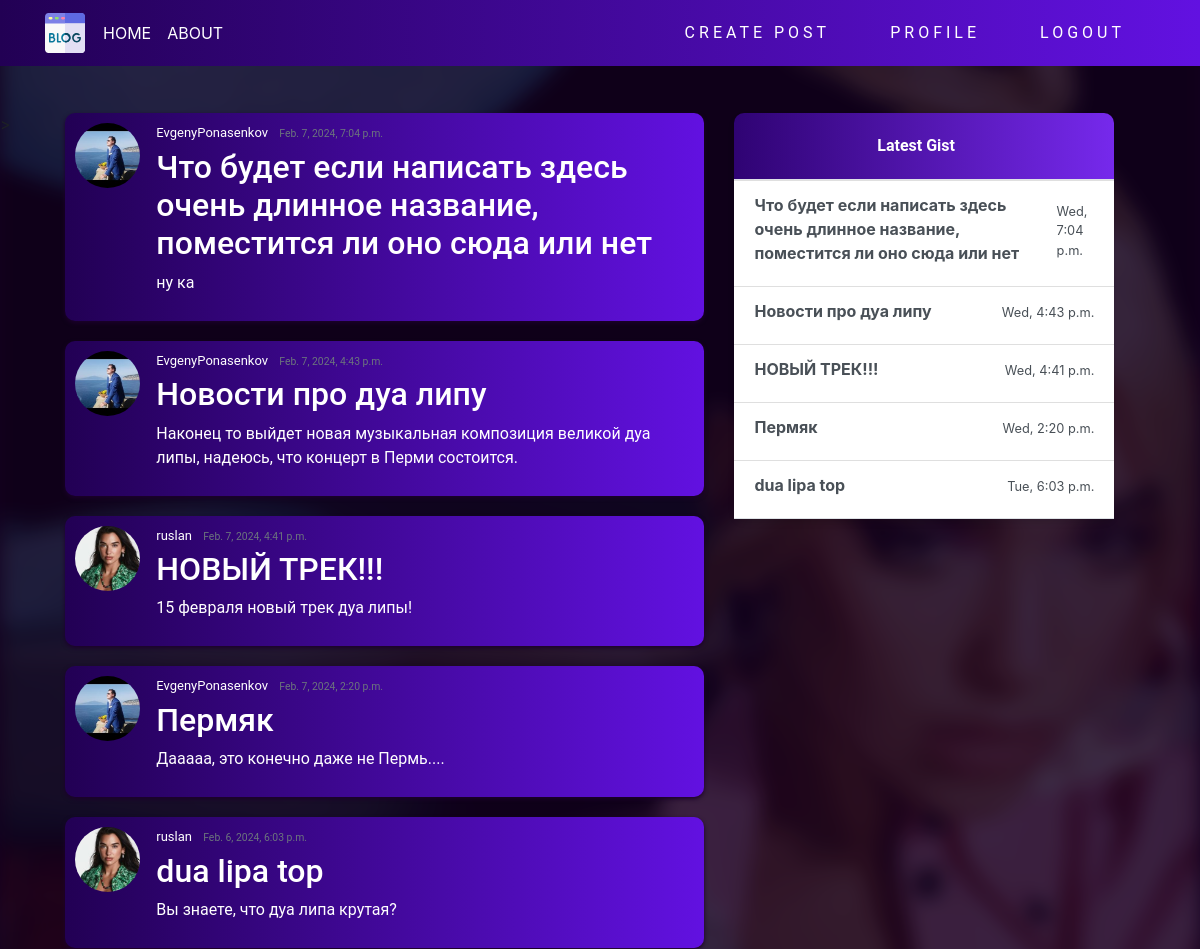
Before: / (signed in, upper part) with the older database file.
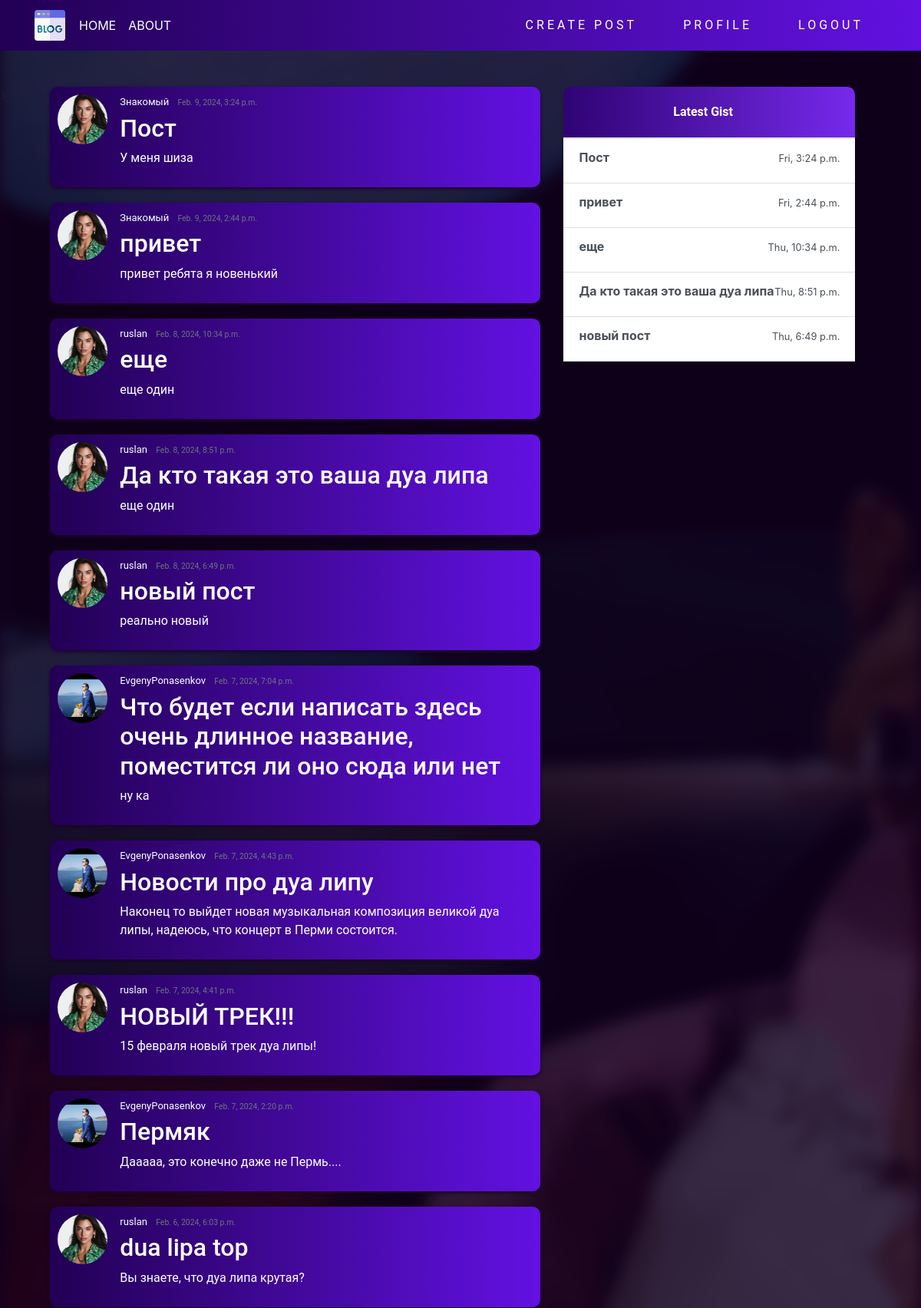
After: the same page with the newer database file.
### blog/models.py (models this page shows, shortened)
class Post(models.Model):
    title = models.CharField(max_length=30)
    content = models.TextField(max_length=1000)
    date_posted = models.DateTimeField(default=timezone.now)
    author = models.ForeignKey(User, on_delete=models.CASCADE)

### users/models.py (models this page shows, shortened)
class Profile(models.Model):
    user = models.OneToOneField(User, on_delete=models.CASCADE)
    image = models.ImageField(default='default.jpg', upload_to='profile_pics')

### blog/views.py (the view)
# urls.py: path('', PostListView.as_view(), name="blog-home"),
class PostListView(LoginRequiredMixin, ListView):
    model = Post
    template_name = 'blog/home.html'
    context_object_name = 'posts'
    ordering = ["-date_posted"]

### blog/templates/blog/home.html (shortened to what this page needs)
{% extends 'blog/base.html' %}
{% block content %}
<div class="container">
    <div class="row">
        <div class="col-md-11">
            {% for post in posts %}
                <article id="post_{{ post.pk }}" class="media content-section">
                    <img class="rounded-circle article-img" src="{{ post.author.profile.image.url }}" alt="">
                    <div class="media-body">
                        <div class="article-metadata">
                            <a class="mr-2" href="{% url 'profile' post.author.username %}">{{ post.author }}</a>
                            <small class="text-muted">{{ post.date_posted }}</small>
                        </div>
                        <h2><a href="#post_{{ post.pk }}">{{ post.title }}</a></h2>
                        <p class="article-content">{{ post.content }}</p>
                    </div>
                    <br>
                </article>
            {% endfor %}
        </div>
        <div class="col-md-1">
            <div class="content-sectionw">
                <div class="d-flex flex-column align-items-stretch flex-shrink-0 bg-white">
                    <a id="list-group" href="" class="d-flex align-items-center flex-shrink-0 p-3 link-dark text-decoration-none border-bottom">
                        <span class="fs-5 fw-semibold" id="gist-btn">Latest Gist</span>
                    </a>
                    <div class="list-group list-group-flush border-bottom scrollarea">
                        {% for post in posts|slice:":5" %}
                            <a href="#post_{{ post.pk }}" class="list-group-item list-group-item-action lh-tight" aria-current="true">
                                <div class="d-flex w-100 align-items-center justify-content-between">
                                    <strong class="mb-1">{{ post.title }}</strong>
                                    <small>{{ post.date_posted|date:"D, P" }}</small>
                                </div>
                                <div class="col-10 mb-1 small">{{ post.description }}</div>
                            </a>
                        {% empty %}
                            <p>Нет новостей.</p>
                        {% endfor %}
                    </div>
                </div>
            </div>
        </div>
    </div>
</div>
{% endblock content %}

Changed rows visible on the page:
no longer on one of the page's lists (row unchanged): Post: title "Что будет если написать здесь очень длинное название, поместится ли оно сюда или нет", date_posted "Wed, 7:04 p.m."
no longer on one of the page's lists (row unchanged): Post: title "Новости про дуа липу", date_posted "Wed, 4:43 p.m."
no longer on one of the page's lists (row unchanged): Post: title "НОВЫЙ ТРЕК!!!", date_posted "Wed, 4:41 p.m."
no longer on one of the page's lists (row unchanged): Post: title "Пермяк", date_posted "Wed, 2:20 p.m."
no longer on one of the page's lists (row unchanged): Post: title "dua lipa top", date_posted "Tue, 6:03 p.m."
added Post: author.profile.image (placeholder picture), author "Знакомый", date_posted "Feb. 9, 2024, 3:24 p.m.", title "Пост", content "У меня шиза", date_posted "Fri, 3:24 p.m."
added Post: author.profile.image (placeholder picture), author "Знакомый", date_posted "Feb. 9, 2024, 2:44 p.m.", title "привет", content "привет ребята я новенький", date_posted "Fri, 2:44 p.m."
added Post: author.profile.image (placeholder picture), author "ruslan", date_posted "Feb. 8, 2024, 10:34 p.m.", title "еще", content "еще один", date_posted "Thu, 10:34 p.m."
added Post: author.profile.image (placeholder picture), author "ruslan", date_posted "Feb. 8, 2024, 8:51 p.m.", title "Да кто такая это ваша дуа липа", content "еще один", date_posted "Thu, 8:51 p.m."
added Post: author.profile.image (placeholder picture), author "ruslan", date_posted "Feb. 8, 2024, 6:49 p.m.", title "новый пост", content "реально новый", date_posted "Thu, 6:49 p.m."
